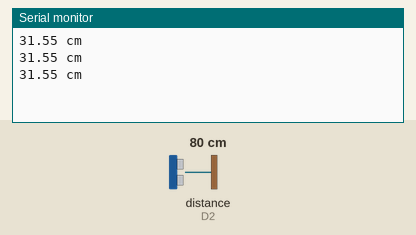
Recording of a sketch running on a simulated ESP8266 (NodeMCU). Parts: the last lines printed to the serial monitor. Wiring (inferred from the names in the program): ultrasonic range finder: trigger D1; echo D2. The test bench sets the inputs (shaded band); at power-on: distance to the obstacle (sensor on D2) 80 cm. The echo pulse lasts 58.3 µs per cm.

Above: at 1.2 s.
1.3 s: distance to the obstacle (sensor on D2) set to 2 cm
At 1.86 s:
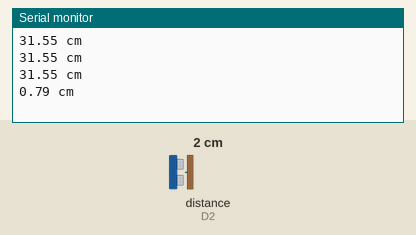
2.8 s: distance to the obstacle (sensor on D2) set to 4 cm
At 3.22 s:
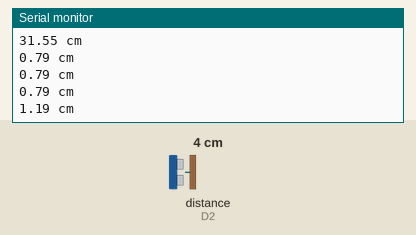
Timing chart, 0 to 5.8 s (numbered marks = the images above; inputs shaded):
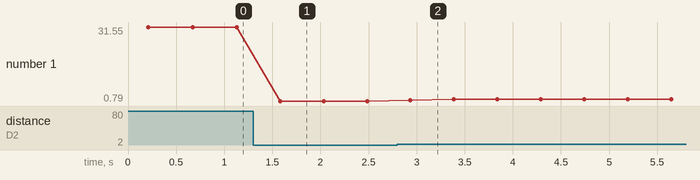

Measured:
- after the input at 1.3 s, the serial monitor: prints a new line after 0.28 s (image 1)
- after the input at 2.8 s, the serial monitor: prints a new line after 0.14 s (image 2)
- plotted number 1: 31.55 → 0.79 after the input at 1.3 s, 0.79 → 1.58 after the input at 2.8 s

The sketch:

ESP_Distance.ino
```cpp
 // Don't connect directly Ultrasonic to Nodemcu
 // Always Use logic level converter and addional power supply ( Max cuurent : 12mA : NodeMcu)
 // HC-SR04+ (+) sign sensor is working with 3.3V but , sometime not working properly
 // Use pin D5 & D6 of NodeMcu
 // keep duty cycle min and delay 100sec ( Always good)
 // Use latest firmware in order to get float value correctly
 // Sensor accuracy depend on the quality of the sensor
 // Not  suitable for direct water level monitor
 // use proper enclosure box

#define TRIGGER_PIN  D1 //D5
#define ECHO_PIN     D2 //D6

void setup() {
	Serial.begin(115200);
	pinMode(TRIGGER_PIN, OUTPUT);
	pinMode(ECHO_PIN, INPUT);
}

double getDistance()
{
	double duration,distance;
	//reading 1
	digitalWrite(TRIGGER_PIN, LOW);  // Get Start
	delayMicroseconds(2); // stable the line
	digitalWrite(TRIGGER_PIN, HIGH); // sending 10 us pulse
	delayMicroseconds(10); // delay
	digitalWrite(TRIGGER_PIN, LOW); // after sending pulse wating to receive signals
	duration = pulseIn(ECHO_PIN, HIGH); // calculating time

	distance = ((duration / 2) / 29.1) *  0.393701;
	return distance;
}

void loop() {

	double distance = getDistance();
	delay(200);
	double distance1 = getDistance();

	distance = (distance + distance1) / 2; //the average between 2 readings
	Serial.print(distance);
	Serial.println(" cm");

	delay(250);
}
```
